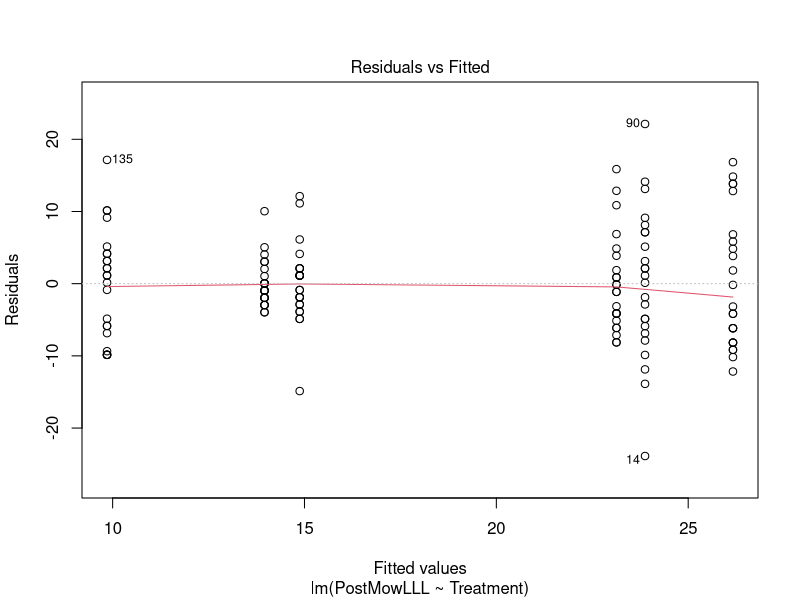
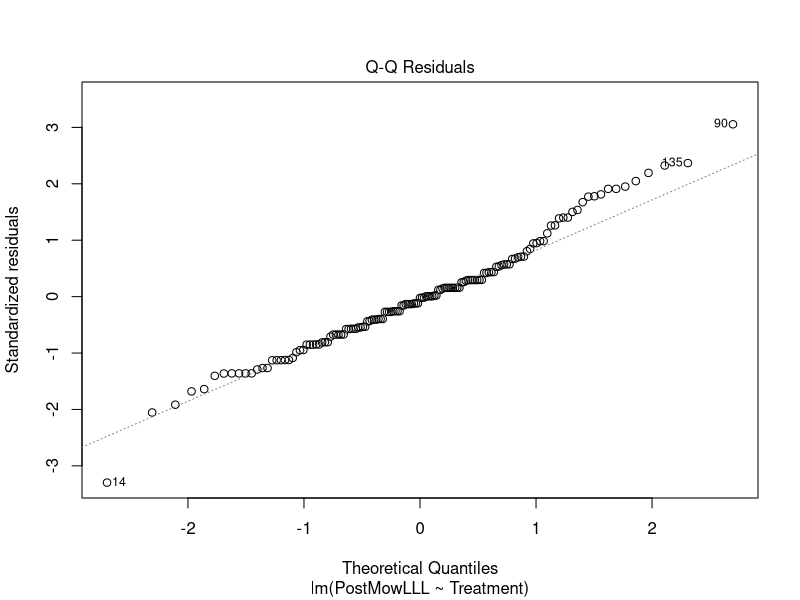
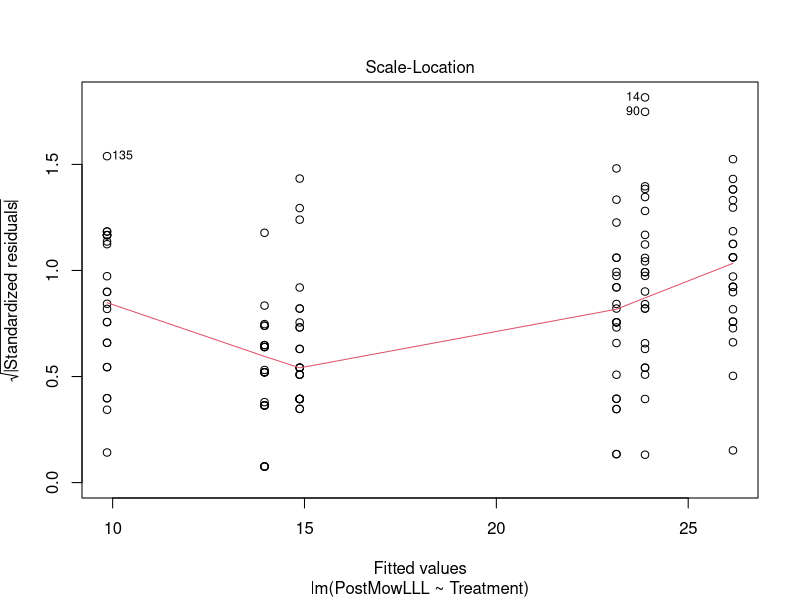
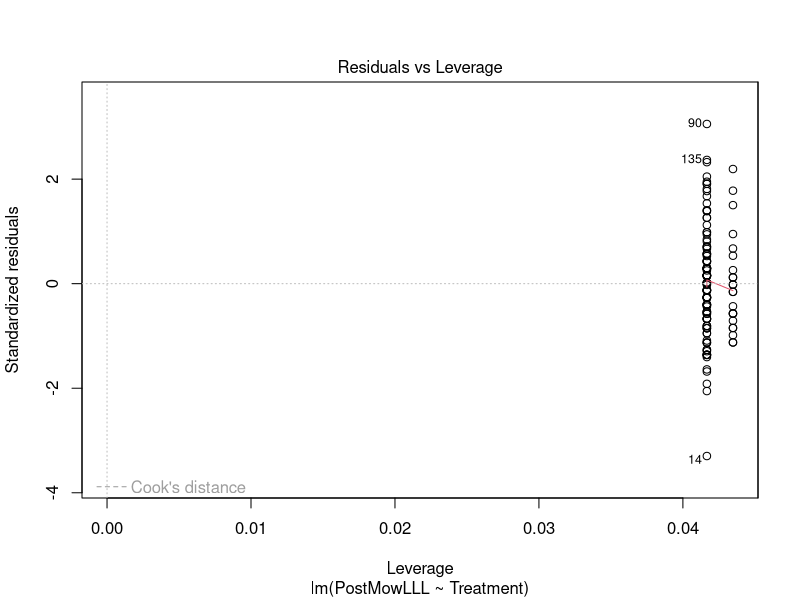
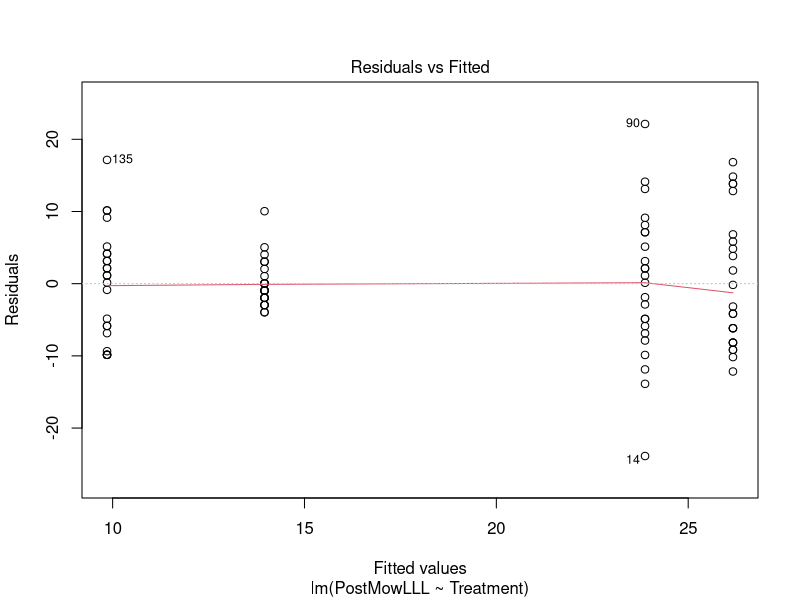
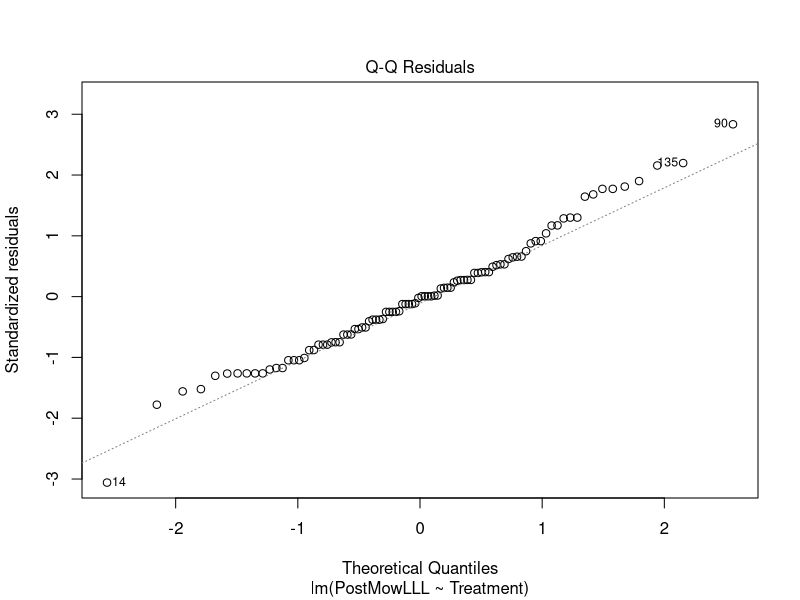
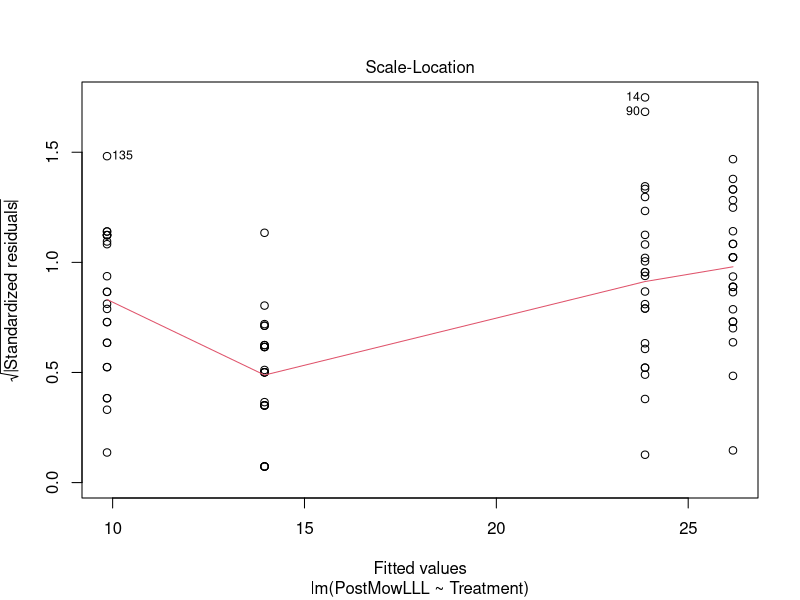
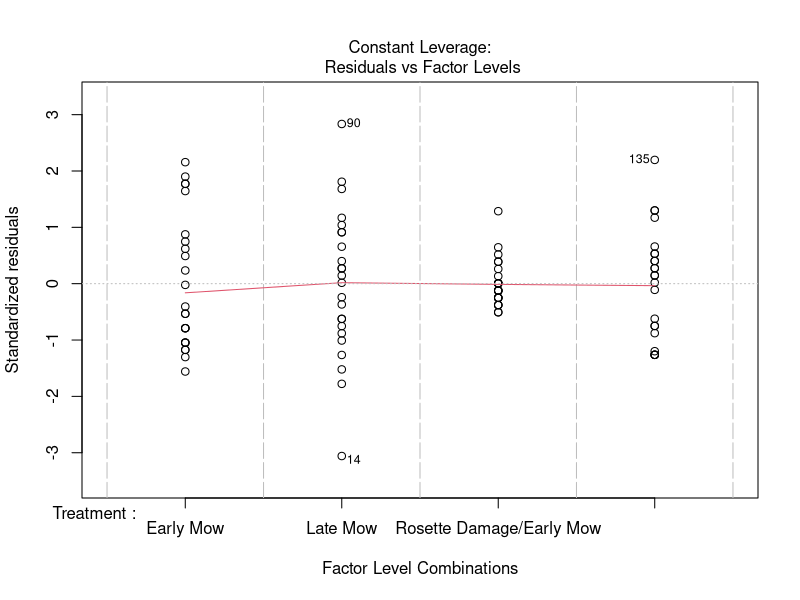

Recreate these plots in R, in order. (Note: this script raises an error after producing the figures.)
#This file contains analysis of longest leaf length in the week immediately after mowing
#to try to get at the mechanism by which rosette damage causes earlier death

#load packages
library(multcompView)
library(emmeans)
library(multcomp)

#Combined####
#load data
LLL_combined<-read.csv("Combined Post Mowing LLL Data.csv")

#Make treatment a factor
LLL_combined$Treatment<-as.factor(LLL_combined$Treatment)

#Make year a factor
LLL_combined$Year<-as.factor(LLL_combined$Year)

#Exclude treatments that include both early and late mow
LLL_filtered <- LLL_combined[!(LLL_combined$Treatment == "Rosette Damage/Early Mow/Late Mow"|LLL_combined$Treatment=="Early Mow/Late Mow"), ]

#run an ANOVA
anova_combined<-aov(lm(PostMowLLL~Treatment, data=LLL_combined))

anova_combined_filt<-aov(lm(PostMowLLL~Treatment, data=LLL_filtered))

#check residuals
plot(lm(PostMowLLL~Treatment, data=LLL_combined)) #looks fine

plot(lm(PostMowLLL~Treatment, data=LLL_filtered))

#summarize anova
summary(anova_combined)
#at least one group is significantly different

summary(anova_combined_filt)
#at least one group is significantly different

#Post-hoc comparisons
emmeans(anova_combined, specs = pairwise~Treatment)
cld(emmeans(anova_combined, specs = pairwise~Treatment), Letters=letters)

#RD+LM significantly shorter than LM
#RD+EM significantly shorter than EM
#RD+EM+LM significantly shorter than EM+LM

emmeans(anova_combined_filt, specs = pairwise~Treatment)
cld(emmeans(anova_combined_filt, specs = pairwise~Treatment), Letters=letters)
#RD+LM significantly shorter than LM
#RD+EM significantly shorter than EM

#Alternatively, t test rosette damage vs. no rosette damage
#separate rosette damaged and non-rosette damaged plants
LLL_RD<-LLL_combined[LLL_combined$RD=="Y",]
LLL_NoRD<-LLL_combined[LLL_combined$RD=="N",]

t.test(LLL_RD$PostMowLLL, LLL_NoRD$PostMowLLL)
#Again, this shows that rosette damaged plants have shorter LLL after mowing

#And t-test RD+LM vs. RD+EM for effect of timing
LLL_RDLM<-LLL_combined[LLL_combined$Treatment=="Rosette Damage/Late Mow",]
LLL_RDEM<-LLL_combined[LLL_combined$Treatment=="Rosette Damage/Early Mow",]
t.test(LLL_RDEM$PostMowLLL, LLL_RDLM$PostMowLLL)
#This shows that RD+LM plants had shorter LLL after mowing than RD+EM plants

#2025####
#load data
LLL2025<-read.csv("2025 Post Mowing LLL Data.csv")

#Make treatment a factor
LLL2025$Treatment<-as.factor(LLL2025$Treatment)

#run an ANOVA
anova2025<-aov(lm(PostMowLLL~Treatment, data=LLL2025))

#check residuals
plot(lm(PostMowLLL~Treatment, data=LLL2025)) #looks fine

#summarize anova
summary(anova2025)
#at least one group is significantly different

#Post-hoc comparisons
emmeans(anova2025, specs = pairwise~Treatment)
cld(emmeans(anova2025, specs = pairwise~Treatment), Letters=letters)

#RD+LM significantly shorter than LM
#RD+EM significantly shorter than EM
#RD+EM+LM significantly shorter than EM+LM

#2024####
#load data
LLL2024<-read.csv("2024 Post Mowing LLL Data.csv")

#Make treatment a factor
LLL2024$Treatment<-as.factor(LLL2024$Treatment)

#run an ANOVA
anova2024<-aov(lm(PostMowLLL~Treatment, data=LLL2024))

#check residuals
plot(lm(PostMowLLL~Treatment, data=LLL2024)) #looks fine

#summarize anova
summary(anova2024)
#at least one group is significantly different

#Post-hoc comparisons
emmeans(anova2024, specs = pairwise~Treatment)
cld(emmeans(anova2024, specs = pairwise~Treatment), Letters=letters)

#RD+LM significantly shorter than LM
#RD+EM significantly shorter than EM
#RD+EM+LM significantly shorter than EM+LM
